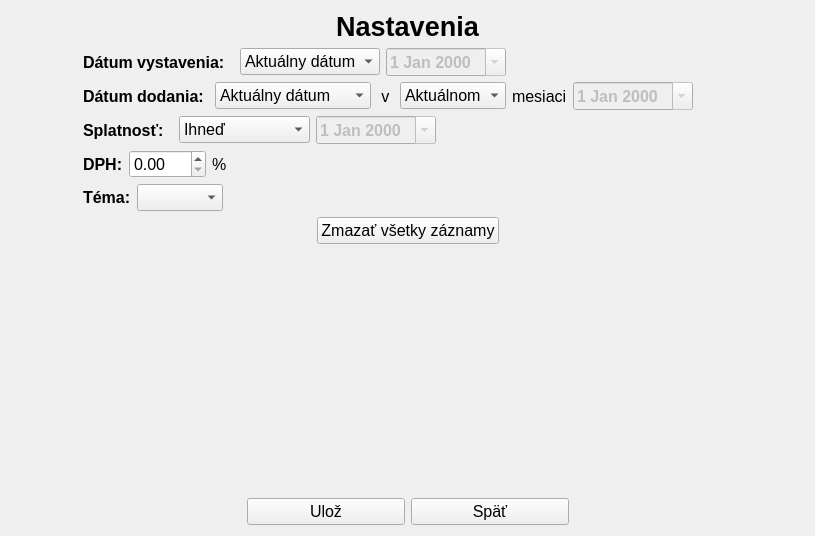
<?xml version="1.0" encoding="UTF-8"?>
<ui version="4.0">
 <class>SettingsPage</class>
 <widget class="QWidget" name="SettingsPage">
  <property name="geometry">
   <rect>
    <x>0</x>
    <y>0</y>
    <width>815</width>
    <height>536</height>
   </rect>
  </property>
  <property name="windowTitle">
   <string>Form</string>
  </property>
  <layout class="QGridLayout" name="gridLayout_2">
   <item row="8" column="3">
    <widget class="QPushButton" name="buttonBack">
     <property name="font">
      <font>
       <pointsize>12</pointsize>
      </font>
     </property>
     <property name="text">
      <string>Späť</string>
     </property>
    </widget>
   </item>
   <item row="0" column="0" colspan="6">
    <widget class="QLabel" name="label_6">
     <property name="font">
      <font>
       <pointsize>20</pointsize>
       <weight>75</weight>
       <bold>true</bold>
      </font>
     </property>
     <property name="text">
      <string>Nastavenia</string>
     </property>
     <property name="alignment">
      <set>Qt::AlignCenter</set>
     </property>
    </widget>
   </item>
   <item row="1" column="1" colspan="4">
    <layout class="QGridLayout" name="gridVystavenia">
     <item row="1" column="4">
      <spacer name="horizontalSpacer_2">
       <property name="orientation">
        <enum>Qt::Horizontal</enum>
       </property>
       <property name="sizeHint" stdset="0">
        <size>
         <width>40</width>
         <height>20</height>
        </size>
       </property>
      </spacer>
     </item>
     <item row="1" column="1">
      <widget class="QLabel" name="label">
       <property name="sizePolicy">
        <sizepolicy hsizetype="Preferred" vsizetype="Preferred">
         <horstretch>0</horstretch>
         <verstretch>0</verstretch>
        </sizepolicy>
       </property>
       <property name="font">
        <font>
         <pointsize>12</pointsize>
         <weight>75</weight>
         <bold>true</bold>
        </font>
       </property>
       <property name="text">
        <string>Dátum vystavenia:  </string>
       </property>
      </widget>
     </item>
     <item row="1" column="2">
      <widget class="QComboBox" name="comboBoxV">
       <property name="font">
        <font>
         <pointsize>12</pointsize>
        </font>
       </property>
       <item>
        <property name="text">
         <string>Aktuálny dátum</string>
        </property>
       </item>
       <item>
        <property name="text">
         <string>Vlastný dátum</string>
        </property>
       </item>
      </widget>
     </item>
     <item row="1" column="3">
      <widget class="QDateEdit" name="dateEditV">
       <property name="enabled">
        <bool>false</bool>
       </property>
       <property name="sizePolicy">
        <sizepolicy hsizetype="Fixed" vsizetype="Fixed">
         <horstretch>0</horstretch>
         <verstretch>0</verstretch>
        </sizepolicy>
       </property>
       <property name="font">
        <font>
         <pointsize>12</pointsize>
         <weight>75</weight>
         <bold>true</bold>
        </font>
       </property>
       <property name="calendarPopup">
        <bool>true</bool>
       </property>
      </widget>
     </item>
    </layout>
   </item>
   <item row="2" column="5">
    <spacer name="horizontalSpacer_12">
     <property name="orientation">
      <enum>Qt::Horizontal</enum>
     </property>
     <property name="sizeHint" stdset="0">
      <size>
       <width>40</width>
       <height>20</height>
      </size>
     </property>
    </spacer>
   </item>
   <item row="8" column="2">
    <widget class="QPushButton" name="buttonSave">
     <property name="font">
      <font>
       <pointsize>12</pointsize>
      </font>
     </property>
     <property name="text">
      <string>Ulož</string>
     </property>
    </widget>
   </item>
   <item row="4" column="1" colspan="4">
    <layout class="QGridLayout" name="gridDPH">
     <item row="0" column="3">
      <spacer name="horizontalSpacer_10">
       <property name="orientation">
        <enum>Qt::Horizontal</enum>
       </property>
       <property name="sizeHint" stdset="0">
        <size>
         <width>40</width>
         <height>20</height>
        </size>
       </property>
      </spacer>
     </item>
     <item row="0" column="0">
      <widget class="QLabel" name="label_4">
       <property name="font">
        <font>
         <pointsize>12</pointsize>
         <weight>75</weight>
         <bold>true</bold>
        </font>
       </property>
       <property name="text">
        <string>DPH:</string>
       </property>
      </widget>
     </item>
     <item row="0" column="1">
      <widget class="QDoubleSpinBox" name="doubleSpinBoxDPH">
       <property name="font">
        <font>
         <pointsize>12</pointsize>
        </font>
       </property>
       <property name="maximum">
        <double>999.000000000000000</double>
       </property>
      </widget>
     </item>
     <item row="0" column="2">
      <widget class="QLabel" name="label_5">
       <property name="font">
        <font>
         <pointsize>12</pointsize>
        </font>
       </property>
       <property name="text">
        <string>%</string>
       </property>
      </widget>
     </item>
    </layout>
   </item>
   <item row="3" column="1" colspan="4">
    <layout class="QGridLayout" name="gridSplatnost">
     <item row="0" column="0">
      <widget class="QLabel" name="label_3">
       <property name="font">
        <font>
         <pointsize>12</pointsize>
         <weight>75</weight>
         <bold>true</bold>
        </font>
       </property>
       <property name="text">
        <string>Splatnosť:  </string>
       </property>
      </widget>
     </item>
     <item row="0" column="2">
      <widget class="QDateEdit" name="dateEditS">
       <property name="enabled">
        <bool>false</bool>
       </property>
       <property name="font">
        <font>
         <pointsize>12</pointsize>
         <weight>75</weight>
         <bold>true</bold>
        </font>
       </property>
       <property name="calendarPopup">
        <bool>true</bool>
       </property>
      </widget>
     </item>
     <item row="0" column="1">
      <widget class="QComboBox" name="comboBoxS">
       <property name="font">
        <font>
         <pointsize>12</pointsize>
        </font>
       </property>
       <item>
        <property name="text">
         <string>Ihneď</string>
        </property>
       </item>
       <item>
        <property name="text">
         <string>7 dní</string>
        </property>
       </item>
       <item>
        <property name="text">
         <string>10 dní</string>
        </property>
       </item>
       <item>
        <property name="text">
         <string>14 dní</string>
        </property>
       </item>
       <item>
        <property name="text">
         <string>30 dní</string>
        </property>
       </item>
       <item>
        <property name="text">
         <string>Vlastný dátum</string>
        </property>
       </item>
      </widget>
     </item>
     <item row="0" column="3">
      <spacer name="horizontalSpacer_8">
       <property name="orientation">
        <enum>Qt::Horizontal</enum>
       </property>
       <property name="sizeHint" stdset="0">
        <size>
         <width>40</width>
         <height>20</height>
        </size>
       </property>
      </spacer>
     </item>
    </layout>
   </item>
   <item row="8" column="4" colspan="2">
    <spacer name="horizontalSpacer_4">
     <property name="orientation">
      <enum>Qt::Horizontal</enum>
     </property>
     <property name="sizeHint" stdset="0">
      <size>
       <width>40</width>
       <height>20</height>
      </size>
     </property>
    </spacer>
   </item>
   <item row="6" column="1" colspan="4">
    <layout class="QGridLayout" name="gridLayout">
     <item row="0" column="0">
      <spacer name="horizontalSpacer">
       <property name="orientation">
        <enum>Qt::Horizontal</enum>
       </property>
       <property name="sizeHint" stdset="0">
        <size>
         <width>40</width>
         <height>20</height>
        </size>
       </property>
      </spacer>
     </item>
     <item row="0" column="1">
      <widget class="QPushButton" name="buttonDeleteAll">
       <property name="font">
        <font>
         <pointsize>12</pointsize>
        </font>
       </property>
       <property name="text">
        <string>Zmazať všetky záznamy</string>
       </property>
      </widget>
     </item>
     <item row="0" column="2">
      <spacer name="horizontalSpacer_5">
       <property name="orientation">
        <enum>Qt::Horizontal</enum>
       </property>
       <property name="sizeHint" stdset="0">
        <size>
         <width>40</width>
         <height>20</height>
        </size>
       </property>
      </spacer>
     </item>
    </layout>
   </item>
   <item row="8" column="0" colspan="2">
    <spacer name="horizontalSpacer_3">
     <property name="orientation">
      <enum>Qt::Horizontal</enum>
     </property>
     <property name="sizeHint" stdset="0">
      <size>
       <width>40</width>
       <height>20</height>
      </size>
     </property>
    </spacer>
   </item>
   <item row="7" column="1">
    <spacer name="verticalSpacer">
     <property name="orientation">
      <enum>Qt::Vertical</enum>
     </property>
     <property name="sizeHint" stdset="0">
      <size>
       <width>20</width>
       <height>40</height>
      </size>
     </property>
    </spacer>
   </item>
   <item row="2" column="1" colspan="4">
    <layout class="QGridLayout" name="gridDodania">
     <item row="0" column="3">
      <widget class="QComboBox" name="comboBoxDmonth">
       <property name="font">
        <font>
         <pointsize>12</pointsize>
        </font>
       </property>
       <item>
        <property name="text">
         <string>Aktuálnom</string>
        </property>
       </item>
       <item>
        <property name="text">
         <string>Minulom</string>
        </property>
       </item>
       <item>
        <property name="text">
         <string>Budúcom</string>
        </property>
       </item>
      </widget>
     </item>
     <item row="0" column="0">
      <widget class="QLabel" name="label_2">
       <property name="font">
        <font>
         <pointsize>12</pointsize>
         <weight>75</weight>
         <bold>true</bold>
        </font>
       </property>
       <property name="text">
        <string>Dátum dodania: </string>
       </property>
      </widget>
     </item>
     <item row="0" column="5">
      <widget class="QDateEdit" name="dateEditD">
       <property name="enabled">
        <bool>false</bool>
       </property>
       <property name="font">
        <font>
         <pointsize>12</pointsize>
         <weight>75</weight>
         <bold>true</bold>
        </font>
       </property>
       <property name="calendarPopup">
        <bool>true</bool>
       </property>
      </widget>
     </item>
     <item row="0" column="1">
      <widget class="QComboBox" name="comboBoxDday">
       <property name="font">
        <font>
         <pointsize>12</pointsize>
        </font>
       </property>
       <item>
        <property name="text">
         <string>Aktuálny dátum</string>
        </property>
       </item>
       <item>
        <property name="text">
         <string>Dátum vystavenia</string>
        </property>
       </item>
       <item>
        <property name="text">
         <string>Prvý deň</string>
        </property>
       </item>
       <item>
        <property name="text">
         <string>Posledný deň</string>
        </property>
       </item>
       <item>
        <property name="text">
         <string>Vlastný dátum</string>
        </property>
       </item>
      </widget>
     </item>
     <item row="0" column="2">
      <widget class="QLabel" name="labelPart1">
       <property name="font">
        <font>
         <pointsize>12</pointsize>
        </font>
       </property>
       <property name="text">
        <string> v </string>
       </property>
      </widget>
     </item>
     <item row="0" column="4">
      <widget class="QLabel" name="labelPart2">
       <property name="font">
        <font>
         <pointsize>12</pointsize>
        </font>
       </property>
       <property name="text">
        <string>mesiaci</string>
       </property>
      </widget>
     </item>
     <item row="0" column="6">
      <spacer name="horizontalSpacer_6">
       <property name="orientation">
        <enum>Qt::Horizontal</enum>
       </property>
       <property name="sizeHint" stdset="0">
        <size>
         <width>40</width>
         <height>20</height>
        </size>
       </property>
      </spacer>
     </item>
    </layout>
   </item>
   <item row="1" column="0">
    <spacer name="horizontalSpacer_11">
     <property name="orientation">
      <enum>Qt::Horizontal</enum>
     </property>
     <property name="sizeHint" stdset="0">
      <size>
       <width>40</width>
       <height>20</height>
      </size>
     </property>
    </spacer>
   </item>
   <item row="5" column="1" colspan="4">
    <layout class="QGridLayout" name="gridStyle">
     <item row="0" column="0">
      <widget class="QLabel" name="label_7">
       <property name="font">
        <font>
         <pointsize>12</pointsize>
         <weight>75</weight>
         <bold>true</bold>
        </font>
       </property>
       <property name="text">
        <string>Téma:</string>
       </property>
      </widget>
     </item>
     <item row="0" column="1">
      <widget class="QComboBox" name="comboBoxStyle">
       <property name="font">
        <font>
         <pointsize>12</pointsize>
        </font>
       </property>
      </widget>
     </item>
     <item row="0" column="2">
      <spacer name="horizontalSpacer_7">
       <property name="orientation">
        <enum>Qt::Horizontal</enum>
       </property>
       <property name="sizeHint" stdset="0">
        <size>
         <width>40</width>
         <height>20</height>
        </size>
       </property>
      </spacer>
     </item>
    </layout>
   </item>
  </layout>
 </widget>
 <tabstops>
  <tabstop>comboBoxV</tabstop>
  <tabstop>dateEditV</tabstop>
  <tabstop>comboBoxDday</tabstop>
  <tabstop>comboBoxDmonth</tabstop>
  <tabstop>dateEditD</tabstop>
  <tabstop>comboBoxS</tabstop>
  <tabstop>dateEditS</tabstop>
  <tabstop>buttonSave</tabstop>
  <tabstop>buttonBack</tabstop>
 </tabstops>
 <resources/>
 <connections/>
</ui>
